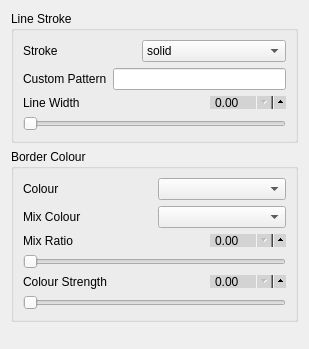
             <widget class="QWidget" name="page_4">
              <property name="geometry">
               <rect>
                <x>0</x>
                <y>0</y>
                <width>309</width>
                <height>349</height>
               </rect>
              </property>
              <attribute name="label">
               <string>Border</string>
              </attribute>
              <layout class="QVBoxLayout" name="verticalLayout_2">
               <item>
                <widget class="QGroupBox" name="groupBox_3">
                 <property name="focusPolicy">
                  <enum>Qt::NoFocus</enum>
                 </property>
                 <property name="title">
                  <string>Line Stroke</string>
                 </property>
                 <layout class="QVBoxLayout" name="verticalLayout_19">
                  <item>
                   <layout class="QHBoxLayout" name="horizontalLayout">
                    <item>
                     <widget class="QLabel" name="label_34">
                      <property name="focusPolicy">
                       <enum>Qt::NoFocus</enum>
                      </property>
                      <property name="text">
                       <string>Stroke</string>
                      </property>
                     </widget>
                    </item>
                    <item>
                     <widget class="QComboBox" name="point_line_stroke">
                      <property name="focusPolicy">
                       <enum>Qt::NoFocus</enum>
                      </property>
                      <property name="toolTip">
                       <string>&lt;html&gt;&lt;head/&gt;&lt;body&gt;&lt;p&gt;Line stroke type for the border of the point marker.&lt;/p&gt;&lt;/body&gt;&lt;/html&gt;</string>
                      </property>
                      <item>
                       <property name="text">
                        <string>solid</string>
                       </property>
                      </item>
                      <item>
                       <property name="text">
                        <string>loosely dashed</string>
                       </property>
                      </item>
                      <item>
                       <property name="text">
                        <string>dashed</string>
                       </property>
                      </item>
                      <item>
                       <property name="text">
                        <string>densely dashed</string>
                       </property>
                      </item>
                      <item>
                       <property name="text">
                        <string>loosely dotted</string>
                       </property>
                      </item>
                      <item>
                       <property name="text">
                        <string>dotted</string>
                       </property>
                      </item>
                      <item>
                       <property name="text">
                        <string>densely dotted</string>
                       </property>
                      </item>
                      <item>
                       <property name="text">
                        <string>loosely dash dot</string>
                       </property>
                      </item>
                      <item>
                       <property name="text">
                        <string>dash dot</string>
                       </property>
                      </item>
                      <item>
                       <property name="text">
                        <string>densely dash dot</string>
                       </property>
                      </item>
                      <item>
                       <property name="text">
                        <string>loosely dash dot dot</string>
                       </property>
                      </item>
                      <item>
                       <property name="text">
                        <string>dash dot dot</string>
                       </property>
                      </item>
                      <item>
                       <property name="text">
                        <string>densely dash dot dot</string>
                       </property>
                      </item>
                      <item>
                       <property name="text">
                        <string>custom</string>
                       </property>
                      </item>
                     </widget>
                    </item>
                   </layout>
                  </item>
                  <item>
                   <layout class="QHBoxLayout" name="horizontalLayout_25">
                    <item>
                     <widget class="QLabel" name="label_35">
                      <property name="focusPolicy">
                       <enum>Qt::NoFocus</enum>
                      </property>
                      <property name="text">
                       <string>Custom Pattern</string>
                      </property>
                     </widget>
                    </item>
                    <item>
                     <widget class="QLineEdit" name="point_custom_dash">
                      <property name="focusPolicy">
                       <enum>Qt::ClickFocus</enum>
                      </property>
                     </widget>
                    </item>
                   </layout>
                  </item>
                  <item>
                   <layout class="QVBoxLayout" name="verticalLayout_23">
                    <item>
                     <layout class="QHBoxLayout" name="horizontalLayout_31">
                      <item>
                       <widget class="QLabel" name="label_41">
                        <property name="focusPolicy">
                         <enum>Qt::NoFocus</enum>
                        </property>
                        <property name="text">
                         <string>Line Width</string>
                        </property>
                       </widget>
                      </item>
                      <item>
                       <widget class="QDoubleSpinBox" name="point_line_width_spin">
                        <property name="focusPolicy">
                         <enum>Qt::ClickFocus</enum>
                        </property>
                        <property name="styleSheet">
                         <string notr="true">QDoubleSpinBox {
	max-height: 11px;
	min-height: 11px;
    min-width: 60px;
    max-width: 60px;
    padding-right: 10px;
    background-color: lightgray;
    padding-top: -2px;
    padding-bottom: -2px;
}

QDoubleSpinBox::up-button {
  subcontrol-origin: padding;
  subcontrol-position: right center;
  left: 7px;
  height: 18px;
  width: 18px;
}

QDoubleSpinBox::down-button {
  subcontrol-origin: content;
  subcontrol-position: right center;
  left: 0px;
  top: 0px;
  height: 18px;
  width: 18px;
}

</string>
                        </property>
                       </widget>
                      </item>
                     </layout>
                    </item>
                    <item>
                     <widget class="QSlider" name="point_line_width_slider">
                      <property name="focusPolicy">
                       <enum>Qt::NoFocus</enum>
                      </property>
                      <property name="styleSheet">
                       <string notr="true"/>
                      </property>
                      <property name="orientation">
                       <enum>Qt::Horizontal</enum>
                      </property>
                     </widget>
                    </item>
                   </layout>
                  </item>
                 </layout>
                </widget>
               </item>
               <item>
                <widget class="QGroupBox" name="groupBox_2">
                 <property name="focusPolicy">
                  <enum>Qt::NoFocus</enum>
                 </property>
                 <property name="title">
                  <string>Border Colour</string>
                 </property>
                 <layout class="QVBoxLayout" name="verticalLayout_16">
                  <item>
                   <layout class="QHBoxLayout" name="horizontalLayout_21">
                    <item>
                     <widget class="QLabel" name="label_30">
                      <property name="focusPolicy">
                       <enum>Qt::NoFocus</enum>
                      </property>
                      <property name="text">
                       <string>Colour</string>
                      </property>
                     </widget>
                    </item>
                    <item>
                     <widget class="QComboBox" name="point_border_colour_name">
                      <property name="focusPolicy">
                       <enum>Qt::NoFocus</enum>
                      </property>
                     </widget>
                    </item>
                   </layout>
                  </item>
                  <item>
                   <layout class="QHBoxLayout" name="horizontalLayout_22">
                    <item>
                     <widget class="QLabel" name="label_31">
                      <property name="focusPolicy">
                       <enum>Qt::NoFocus</enum>
                      </property>
                      <property name="text">
                       <string>Mix Colour</string>
                      </property>
                     </widget>
                    </item>
                    <item>
                     <widget class="QComboBox" name="point_border_colour_mix_name">
                      <property name="focusPolicy">
                       <enum>Qt::NoFocus</enum>
                      </property>
                     </widget>
                    </item>
                   </layout>
                  </item>
                  <item>
                   <layout class="QVBoxLayout" name="verticalLayout_17">
                    <item>
                     <layout class="QHBoxLayout" name="horizontalLayout_23">
                      <item>
                       <widget class="QLabel" name="label_32">
                        <property name="focusPolicy">
                         <enum>Qt::NoFocus</enum>
                        </property>
                        <property name="text">
                         <string>Mix Ratio</string>
                        </property>
                       </widget>
                      </item>
                      <item>
                       <widget class="QDoubleSpinBox" name="point_border_colour_mixratio_spin">
                        <property name="focusPolicy">
                         <enum>Qt::ClickFocus</enum>
                        </property>
                        <property name="styleSheet">
                         <string notr="true">QDoubleSpinBox {
	max-height: 11px;
	min-height: 11px;
    min-width: 60px;
    max-width: 60px;
    padding-right: 10px;
    background-color: lightgray;
    padding-top: -2px;
    padding-bottom: -2px;
}

QDoubleSpinBox::up-button {
  subcontrol-origin: padding;
  subcontrol-position: right center;
  left: 7px;
  height: 18px;
  width: 18px;
}

QDoubleSpinBox::down-button {
  subcontrol-origin: content;
  subcontrol-position: right center;
  left: 0px;
  top: 0px;
  height: 18px;
  width: 18px;
}

</string>
                        </property>
                       </widget>
                      </item>
                     </layout>
                    </item>
                    <item>
                     <widget class="QSlider" name="point_border_colour_mixratio_slider">
                      <property name="focusPolicy">
                       <enum>Qt::NoFocus</enum>
                      </property>
                      <property name="styleSheet">
                       <string notr="true"/>
                      </property>
                      <property name="orientation">
                       <enum>Qt::Horizontal</enum>
                      </property>
                     </widget>
                    </item>
                   </layout>
                  </item>
                  <item>
                   <layout class="QVBoxLayout" name="verticalLayout_18">
                    <item>
                     <layout class="QHBoxLayout" name="horizontalLayout_24">
                      <item>
                       <widget class="QLabel" name="label_33">
                        <property name="focusPolicy">
                         <enum>Qt::NoFocus</enum>
                        </property>
                        <property name="text">
                         <string>Colour Strength</string>
                        </property>
                       </widget>
                      </item>
                      <item>
                       <widget class="QDoubleSpinBox" name="point_border_colour_strength_spin">
                        <property name="focusPolicy">
                         <enum>Qt::NoFocus</enum>
                        </property>
                        <property name="styleSheet">
                         <string notr="true">QDoubleSpinBox {
	max-height: 11px;
	min-height: 11px;
    min-width: 60px;
    max-width: 60px;
    padding-right: 10px;
    background-color: lightgray;
    padding-top: -2px;
    padding-bottom: -2px;
}

QDoubleSpinBox::up-button {
  subcontrol-origin: padding;
  subcontrol-position: right center;
  left: 7px;
  height: 18px;
  width: 18px;
}

QDoubleSpinBox::down-button {
  subcontrol-origin: content;
  subcontrol-position: right center;
  left: 0px;
  top: 0px;
  height: 18px;
  width: 18px;
}

</string>
                        </property>
                       </widget>
                      </item>
                     </layout>
                    </item>
                    <item>
                     <widget class="QSlider" name="point_border_colour_strength_slider">
                      <property name="focusPolicy">
                       <enum>Qt::NoFocus</enum>
                      </property>
                      <property name="styleSheet">
                       <string notr="true"/>
                      </property>
                      <property name="orientation">
                       <enum>Qt::Horizontal</enum>
                      </property>
                     </widget>
                    </item>
                   </layout>
                  </item>
                 </layout>
                </widget>
               </item>
               <item>
                <spacer name="verticalSpacer_3">
                 <property name="focusPolicy">
                  <enum>Qt::NoFocus</enum>
                 </property>
                 <property name="orientation">
                  <enum>Qt::Vertical</enum>
                 </property>
                 <property name="sizeHint" stdset="0">
                  <size>
                   <width>20</width>
                   <height>40</height>
                  </size>
                 </property>
                </spacer>
               </item>
              </layout>
             </widget>
